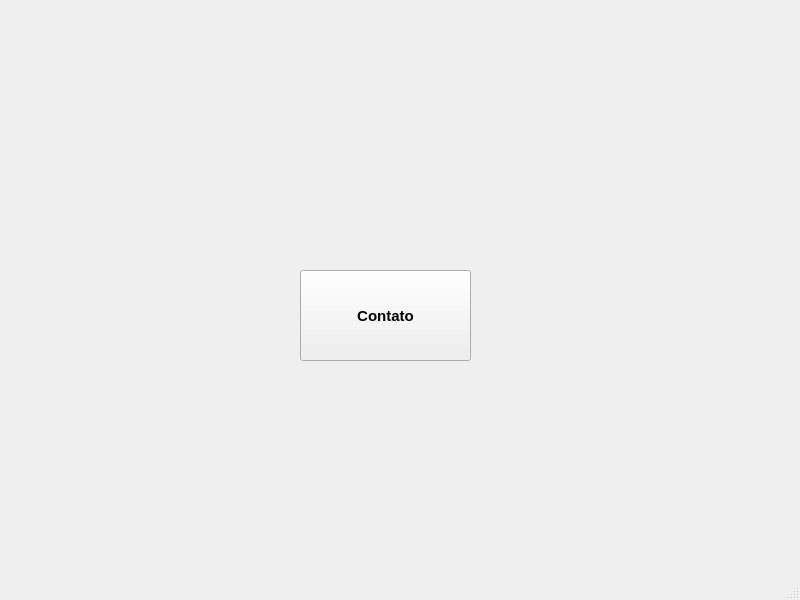
<?xml version="1.0" encoding="UTF-8"?>
<ui version="4.0">
 <class>MainWindow</class>
 <widget class="QMainWindow" name="MainWindow">
  <property name="geometry">
   <rect>
    <x>0</x>
    <y>0</y>
    <width>800</width>
    <height>600</height>
   </rect>
  </property>
  <property name="windowTitle">
   <string>MainWindow</string>
  </property>
  <widget class="QWidget" name="centralwidget">
   <widget class="QPushButton" name="pushButton">
    <property name="geometry">
     <rect>
      <x>300</x>
      <y>270</y>
      <width>171</width>
      <height>91</height>
     </rect>
    </property>
    <property name="font">
     <font>
      <pointsize>11</pointsize>
      <weight>75</weight>
      <bold>true</bold>
     </font>
    </property>
    <property name="text">
     <string>Contato</string>
    </property>
   </widget>
  </widget>
  <widget class="QStatusBar" name="statusbar"/>
 </widget>
 <resources/>
 <connections/>
</ui>
